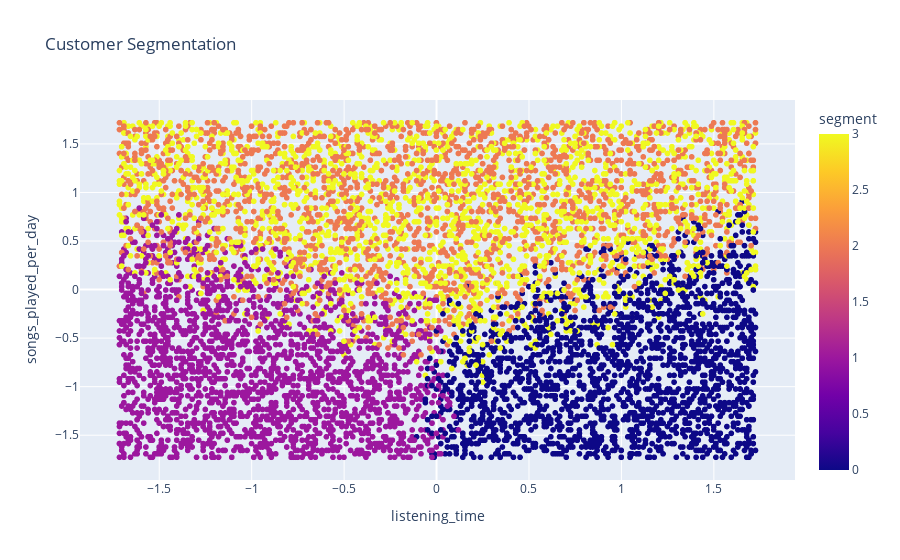

This figure's notebook cell:
### Code cell
# Perform KMeans clustering for segmentation
from sklearn.preprocessing import StandardScaler
from sklearn.cluster import KMeans
import plotly.express as px

features = ['listening_time','songs_played_per_day','skip_rate']
X = data1[features]
scaler = StandardScaler()
X_scaled = scaler.fit_transform(X)

# Apply KMeans clustering
kmeans = KMeans(n_clusters=4, random_state=42)
data1['segment'] = kmeans.fit_predict(X_scaled)

# Visualize segments
fig = px.scatter(data1, x='listening_time', y='songs_played_per_day', color='segment', title='Customer Segmentation')
fig.show()

### Figure 1 — Plotly figure (JSON) as saved in the notebook; plotly's stock layout.template omitted (floating-point values rounded to 4 significant figures; data arrays with more than 128 entries replaced by an {"elided": "..."} marker saying what was removed)
{"data": [{"hovertemplate": "listening_time=%{x}<br>songs_played_per_day=%{y}<br>segment=%{marker.color}<extra></extra>", "legendgroup": "", "marker": {"color": {"elided": "8000 int values"}, "coloraxis": "coloraxis", "symbol": "circle"}, "mode": "markers", "name": "", "showlegend": false, "type": "scattergl", "x": {"elided": "8000 float values"}, "xaxis": "x", "y": {"elided": "8000 float values"}, "yaxis": "y"}], "layout": {"coloraxis": {"colorbar": {"title": {"text": "segment"}}, "colorscale": [[0, "#0d0887"], [0.1111, "#46039f"], [0.2222, "#7201a8"], [0.3333, "#9c179e"], [0.4444, "#bd3786"], [0.5556, "#d8576b"], [0.6667, "#ed7953"], [0.7778, "#fb9f3a"], [0.8889, "#fdca26"], [1, "#f0f921"]]}, "legend": {"tracegroupgap": 0}, "title": {"text": "Customer Segmentation"}, "xaxis": {"anchor": "y", "domain": [0, 1], "title": {"text": "listening_time"}}, "yaxis": {"anchor": "x", "domain": [0, 1], "title": {"text": "songs_played_per_day"}}}}
